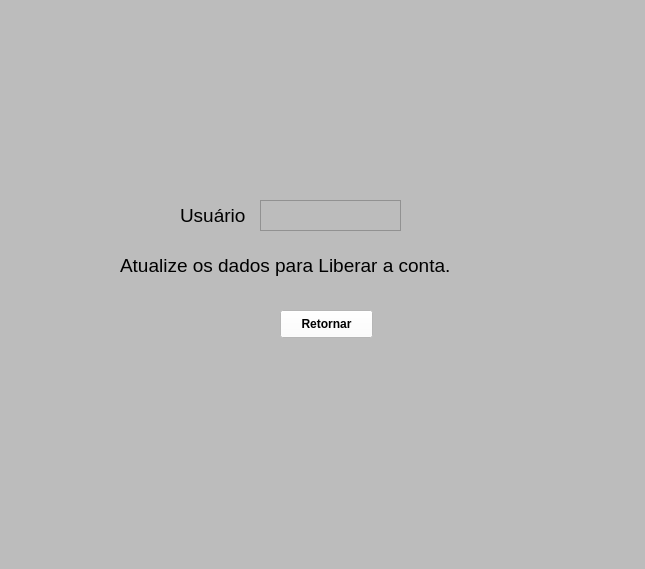
<?xml version="1.0" encoding="UTF-8"?>
<ui version="4.0">
 <class>MainWindow</class>
 <widget class="QMainWindow" name="MainWindow">
  <property name="geometry">
   <rect>
    <x>0</x>
    <y>0</y>
    <width>645</width>
    <height>569</height>
   </rect>
  </property>
  <property name="windowTitle">
   <string>MainWindow</string>
  </property>
  <property name="styleSheet">
   <string notr="true">background-color: rgb(188, 188, 188)</string>
  </property>
  <widget class="QWidget" name="centralwidget">
   <widget class="QLabel" name="label_5">
    <property name="geometry">
     <rect>
      <x>180</x>
      <y>200</y>
      <width>81</width>
      <height>31</height>
     </rect>
    </property>
    <property name="font">
     <font>
      <pointsize>14</pointsize>
     </font>
    </property>
    <property name="text">
     <string>Usuário</string>
    </property>
   </widget>
   <widget class="QListWidget" name="listWidget">
    <property name="geometry">
     <rect>
      <x>260</x>
      <y>200</y>
      <width>141</width>
      <height>31</height>
     </rect>
    </property>
   </widget>
   <widget class="QLabel" name="label_6">
    <property name="geometry">
     <rect>
      <x>120</x>
      <y>250</y>
      <width>401</width>
      <height>31</height>
     </rect>
    </property>
    <property name="font">
     <font>
      <pointsize>14</pointsize>
     </font>
    </property>
    <property name="text">
     <string>Atualize os dados para Liberar a conta.</string>
    </property>
   </widget>
   <widget class="QPushButton" name="pushButton">
    <property name="geometry">
     <rect>
      <x>280</x>
      <y>310</y>
      <width>93</width>
      <height>28</height>
     </rect>
    </property>
    <property name="font">
     <font>
      <weight>75</weight>
      <bold>true</bold>
     </font>
    </property>
    <property name="styleSheet">
     <string notr="true">background-color: rgb(255, 255, 255)</string>
    </property>
    <property name="text">
     <string>Retornar</string>
    </property>
   </widget>
  </widget>
  <widget class="QMenuBar" name="menubar">
   <property name="geometry">
    <rect>
     <x>0</x>
     <y>0</y>
     <width>645</width>
     <height>26</height>
    </rect>
   </property>
  </widget>
  <widget class="QStatusBar" name="statusbar"/>
 </widget>
 <resources/>
 <connections/>
</ui>
